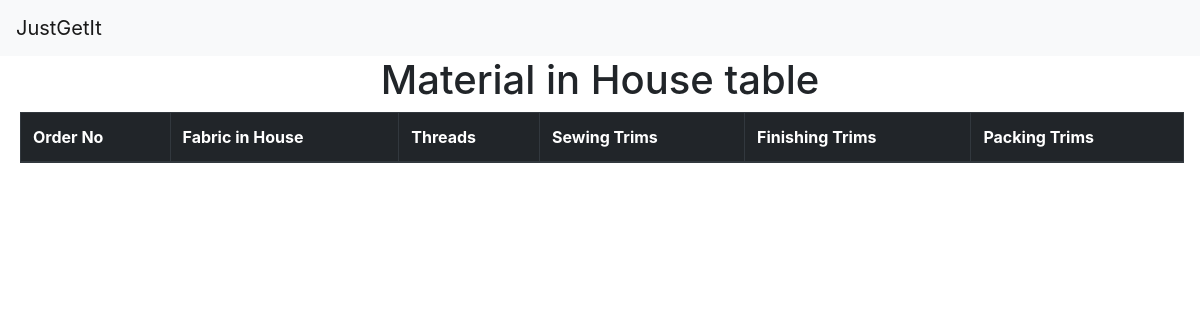
/mattable, run on an earlier commit of the app's database.
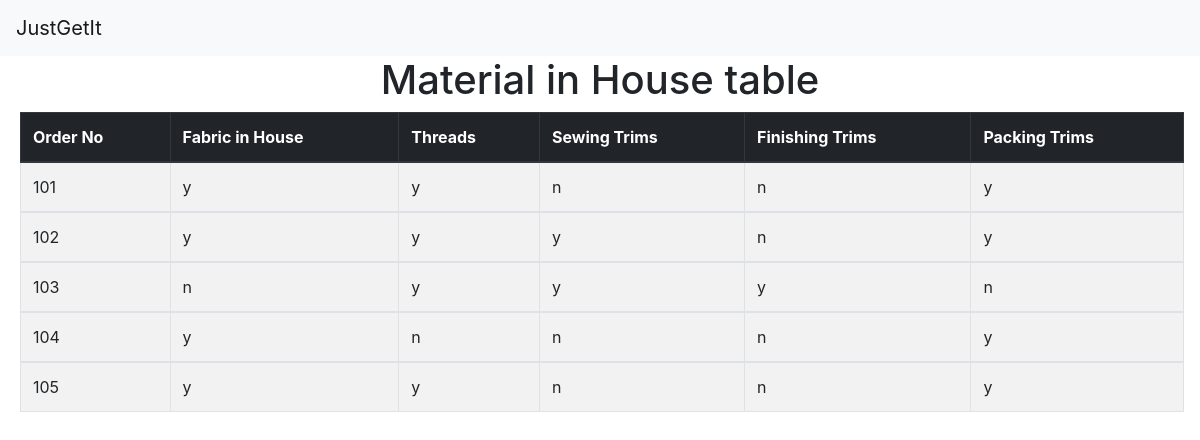
And on a later commit of the database.
### loadplan/models.py (models this page shows)
class Mat(models.Model):
    orderno = models.IntegerField()
    fin = models.CharField(max_length=2)
    threads = models.CharField(max_length=2)
    sewtrim = models.CharField(max_length=2)
    fintrim = models.CharField(max_length=2)
    packtrim = models.CharField(max_length=2)

### loadplan/views.py (the view)
# urls.py: path('mattable', views.mattable, name='mattable'),
def mattable(request):
    allmat = Mat.objects.all()
    return render(request,'mattable.html', {'allmat': allmat})

### templates/mattable.html
{% extends 'base.html' %}
    {% block content %}
    <div class="container text-center">
        <h1>
          Material in House table
        </h1>
    </div>
    <table class="table table-hover table-striped table-bordered" style="width: 97%; margin-left: 20px">
        <thead class="thead-dark">
          <tr>
            <th scope="col">Order No</th>
            <th scope="col">Fabric in House</th>
            <th scope="col">Threads</th>
            <th scope="col">Sewing Trims</th>
            <th scope="col">Finishing Trims</th>
            <th scope="col">Packing Trims</th>
          </tr>
        </thead>
    {% for a in allmat %}
        <tbody>
          <tr>
            <td>{{a.orderno}}</td>
            <td>{{a.fin}}</td>
            <td>{{a.threads}}</td>
            <td>{{a.sewtrim}}</td>
            <td>{{a.fintrim}}</td>
            <td>{{a.packtrim}}</td>
          </tr>
        </tbody>
    {% endfor %}
      </table>
{% endblock %}

What changed in the data, as far as the page shows it:
added Mat: orderno "101", fin "y", threads "y", sewtrim "n", fintrim "n", packtrim "y"
added Mat: orderno "102", fin "y", threads "y", sewtrim "y", fintrim "n", packtrim "y"
added Mat: orderno "103", fin "n", threads "y", sewtrim "y", fintrim "y", packtrim "n"
added Mat: orderno "104", fin "y", threads "n", sewtrim "n", fintrim "n", packtrim "y"
added Mat: orderno "105", fin "y", threads "y", sewtrim "n", fintrim "n", packtrim "y"
